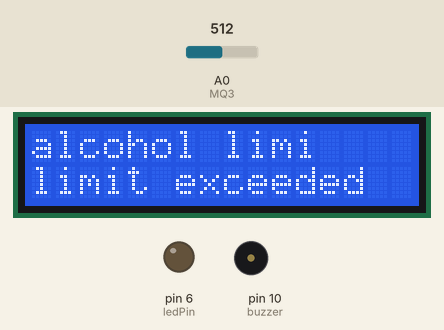
Bench run of a sketch on a simulated Arduino Uno, built with avr-gcc and run on an emulated ATmega328P. Parts: 16×2 character LCD, output pins drawn as LEDs (lit = HIGH), buzzer (waves = sounding, pin HIGH). Inputs (shaded band) come from the test bench; at power-on: A0 (MQ3) = 512. What the sketch prints to the serial monitor is not drawn.

Above: at 3.6 s.
3.7 s: A0 (MQ3) set to 716
At 10.3 s:
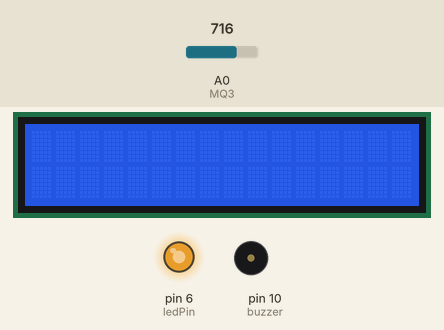
10.6 s: A0 (MQ3) set to 900
At 15.2 s:
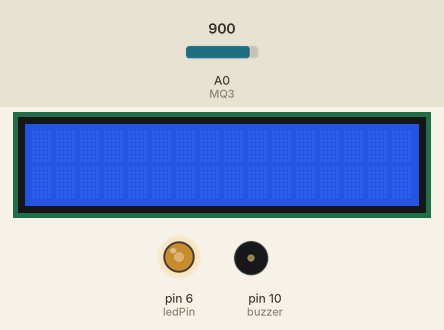
16.9 s: A0 (MQ3) set to 306
At 24.9 s:
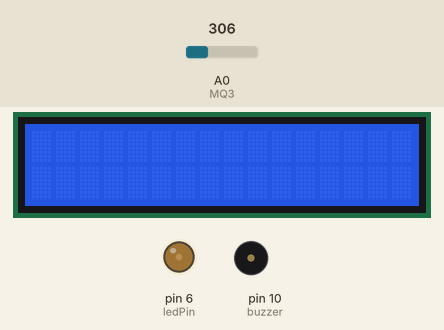
25.7 s: A0 (MQ3) set to 122
At 26.5 s:
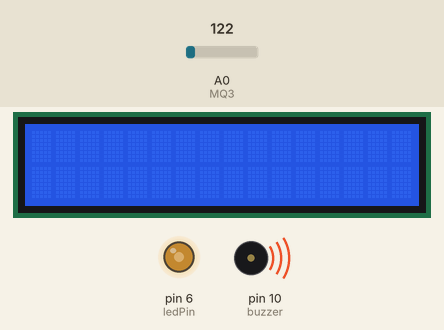
Timing chart, 0 to 33.0 s (numbered marks = the images above; inputs shaded):
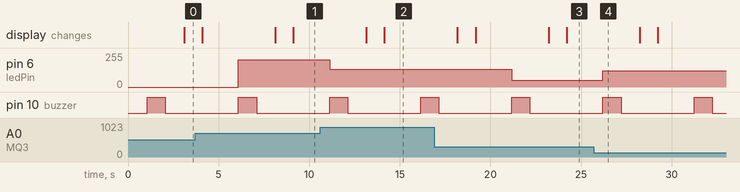

The sketch:

Objective-1.ino
```cpp
#define Sober 200   // Define min value that we consider sober
#define Drunk 400   // Define max value that we consider drunk
#define MQ3 0
#define ledPin 6
int buzzer=10;    //Defining variable and the GPIO pin on Arduino
float sensorValue;
#include <LiquidCrystal.h> // include the library code
#include <Wire.h>
#include <LiquidCrystal_I2C.h>
char array1[]="alcohol limit"; //the string to print on the LCD
char array2[]="limit exceeded"; //the string to print on the LCD
int tim = 250; //the value of delay time, 500 for 250 ms or 2 for each 1 ms
// initialize the library with the numbers of the interface pins
LiquidCrystal_I2C lcd(0x27,16,2); // set the LCD address to 0x27 for a 16 chars and 2 line display
//int relayPin = 7; // Pin to control the relay
void setup() {
  Serial.begin(9600); // sets the serial port to 9600
 // pinMode(ledPin, OUTPUT);
  //digitalWrite(ledPin, HIGH);
 // delay(2000); // put your setup code here, to run once:
  pinMode(buzzer, OUTPUT);   //Defining the pin as OUTPUT
  lcd.init();  //initialize the lcd
  lcd.backlight(); //open the backlight
  //pinMode(relayPin, OUTPUT);
}

void loop() {
  //digitalWrite(relayPin,HIGH); // Turn on the relay
  delay(1000); // Wait for a second
  sensorValue = analogRead(MQ3); // read analog input pin 0
  Serial.println(sensorValue);    // Return analog moisture value
 if (sensorValue > 100.00)
 {
  Serial.println("Status: DRUNK");
  analogWrite(ledPin, sensorValue); // generate PWM signal
  digitalWrite(buzzer, HIGH);   //Setting the pin HIGH
  delay(1000);
  digitalWrite(buzzer, LOW);    //Setting the pin HIGH
  delay(1000);
  lcd.setCursor(0,0); // set the cursor to column 15, line 0
  for (int positionCounter1 = 0; positionCounter1 < 12; positionCounter1++)
  {
  lcd.print(array1[positionCounter1]); // Print a message to the LCD.
  }
  lcd.setCursor(0,1); // set the cursor to column 15, line 1
  for (int positionCounter = 0; positionCounter<14; positionCounter++)
  {
  lcd.print(array2[positionCounter]); // Print a message to the LCD.
  }
  delay(1000);//wait for tim which is set above
  lcd.clear(); //Clears the LCD screen and positions the cursor in the upper-left corner.
//  digitalWrite(relayPin, HIGH); // Turn off the relay
  delay(1000);// Wait for a second
 }
 else
 {
  digitalWrite(buzzer, LOW);
 }
  /*
  //digitalWrite(ledPin, LOW);
  //delay(1000);
  digitalWrite(ledPin, HIGH);
  //delay(1000);
 // if (button == HIGH)
  //begin

   digitalWrite(relayPin, LOW);
    delay(2000);
  //end

  delay(2000); // wait 2s for next reading */

}
```

Measured:
- after the input at 3.7 s, pin 6 (ledPin): 0/255 → 204/255 after 2.4 s
- after the input at 10.6 s, pin 6 (ledPin): 204/255 → 132/255 after 0.52 s
- after the input at 16.9 s, pin 6 (ledPin): 132/255 → 50/255 after 4.3 s
- after the input at 25.7 s, pin 6 (ledPin): 50/255 → 122/255 after 0.51 s
